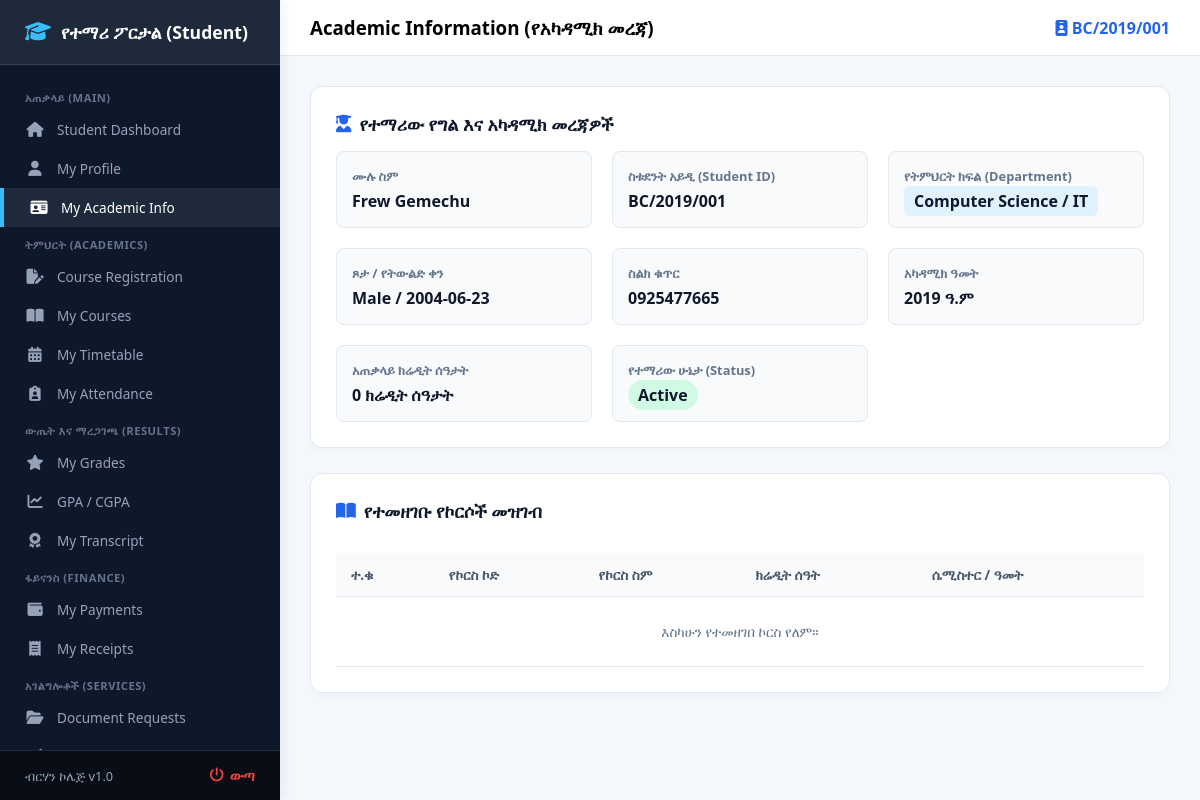
The app's page /student/academic_info.php with its own data.
### tables this page shows
CREATE TABLE `students` (
  `id` int(11) NOT NULL,
  `student_id` varchar(50) NOT NULL,
  `full_name` varchar(150) NOT NULL,
  `department` varchar(100) DEFAULT NULL,
  `year_level` varchar(50) DEFAULT NULL,
  `gpa` decimal(3,2) DEFAULT 0.00,
  `created_at` timestamp NOT NULL DEFAULT current_timestamp(),
  `reference_code` varchar(100) DEFAULT NULL,
  `gender` varchar(20) DEFAULT NULL,
  `phone` varchar(50) DEFAULT NULL,
  `academic_year` varchar(50) DEFAULT NULL,
  `status` varchar(30) DEFAULT 'Active',
  `dob` date DEFAULT NULL,
  `username` varchar(100) DEFAULT NULL,
  `password` varchar(255) DEFAULT NULL,
  `document_path` varchar(255) DEFAULT NULL,
  `date_of_birth` date DEFAULT NULL,
  `email` varchar(100) DEFAULT NULL
);

### student/academic_info.php (the view, shortened to what this page needs)
<?php
require_once '../config/config.php';
$student_id = $_SESSION['student_id'] ?? 'BC/2019/001';
$student_name = $_SESSION['student_name'] ?? 'ተማሪ';
$department = $_SESSION['student_department'] ?? 'General';
$gender = 'N/A';
$dob = 'N/A';
$phone = 'N/A';
$academic_year = '2019 ዓ.ም';
$status = 'Active';
try {
    $stmt = $pdo->prepare("SELECT * FROM students WHERE student_id = ?");
    $stmt->execute([$student_id]);
    $student_info = $stmt->fetch(PDO::FETCH_ASSOC);
    if ($student_info) {
        $student_name = $student_info['full_name'] ?? $student_name;
        $department = $student_info['department'] ?? $department;
        $gender = $student_info['gender'] ?? 'N/A';
        $dob = $student_info['dob'] ?? 'N/A';
        $phone = $student_info['phone'] ?? 'N/A';
        $academic_year = $student_info['academic_year'] ?? '2019 ዓ.ም';
        $status = $student_info['status'] ?? 'Active';
    }
} catch (PDOException $e) {}
$registered_courses = [];
$total_credits = 0;
try {
    $stmt_courses = $pdo->prepare("SELECT * FROM course_registrations WHERE student_id = ?");
    $stmt_courses->execute([$student_id]);
    $registered_courses = $stmt_courses->fetchAll(PDO::FETCH_ASSOC);
} catch (PDOException $e) {}
?>
<!DOCTYPE html>
<html lang="am">
<head>
    <link rel="stylesheet" href="https://cdnjs.cloudflare.com/ajax/libs/font-awesome/6.4.0/css/all.min.css">
</head>
<body>
    <?php include 'sidebar.php'; ?>
    <div class="main-container">
        <div class="topbar">
            <h3>Academic Information (የአካዳሚክ መረጃ)</h3>
            <span style="font-weight: 600; color: #2563eb;"><i class="fa-solid fa-id-badge"></i> <?php echo htmlspecialchars($student_id); ?></span>
        </div>
        <div class="content-body">
            <div class="card">
                <h3><i class="fa-solid fa-user-graduate" style="color: #2563eb;"></i> የተማሪው የግል እና አካዳሚክ መረጃዎች</h3>
                <div class="info-grid">
                    <div class="info-item">
                        <label>ሙሉ ስም</label>
                        <span><?php echo htmlspecialchars($student_name); ?></span>
                    </div>
                    <div class="info-item">
                        <label>ስቱደንት አይዲ (Student ID)</label>
                        <span><?php echo htmlspecialchars($student_id); ?></span>
                    </div>
                    <div class="info-item">
                        <label>የትምህርት ክፍል (Department)</label>
                        <span><span class="badge-dept"><?php echo htmlspecialchars($department); ?></span></span>
                    </div>
                    <div class="info-item">
                        <label>ጾታ / የትውልድ ቀን</label>
                        <span><?php echo htmlspecialchars($gender); ?> / <?php echo htmlspecialchars($dob); ?></span>
                    </div>
                    <div class="info-item">
                        <label>ስልክ ቁጥር</label>
                        <span><?php echo htmlspecialchars($phone); ?></span>
                    </div>
                    <div class="info-item">
                        <label>አካዳሚክ ዓመት</label>
                        <span><?php echo htmlspecialchars($academic_year); ?></span>
                    </div>
                    <div class="info-item">
                        <label>አጠቃላይ ክሬዲት ሰዓታት</label>
                        <span><?php echo $total_credits; ?> ክሬዲት ሰዓታት</span>
                    </div>
                    <div class="info-item">
                        <label>የተማሪው ሁኔታ (Status)</label>
                        <span><span class="badge-status"><?php echo htmlspecialchars($status); ?></span></span>
                    </div>
                </div>
            </div>
            <div class="card">
                <h3><i class="fa-solid fa-book-open" style="color: #2563eb;"></i> የተመዘገቡ የኮርሶች መዝገብ</h3>
                <div style="overflow-x: auto;">
                    <table>
                        <thead>
                            <tr>
                                <th>ተ.ቁ</th>
                                <th>የኮርስ ኮድ</th>
                                <th>የኮርስ ስም</th>
                                <th>ክሬዲት ሰዓት</th>
                                <th>ሴሚስተር / ዓመት</th>
                            </tr>
                        </thead>
                        <tbody>
                            <?php if(empty($registered_courses)): ?>
                                <tr><td colspan="5" style="text-align: center; color: #64748b; padding: 25px;">እስካሁን የተመዘገበ ኮርስ የለም።</td></tr>
                            <?php endif; ?>
                        </tbody>
                    </table>
                </div>
            </div>
        </div>
    </div>
</body>
</html>

### student/academic_info.php (style rules this page uses)
* { box-sizing: border-box; margin: 0; padding: 0; font-family: 'Segoe UI', Tahoma, Geneva, Verdana, sans-serif; }
body { background-color: #f4f7fc; display: flex; height: 100vh; overflow: hidden; }
.main-container { flex: 1; display: flex; flex-direction: column; margin-left: 280px; overflow: hidden; }
.topbar { background: #fff; padding: 15px 30px; display: flex; justify-content: space-between; align-items: center; border-bottom: 1px solid #e2e8f0; }
.content-body { padding: 30px; overflow-y: auto; flex: 1; }
.card { background: #fff; padding: 25px; border-radius: 12px; box-shadow: 0 4px 6px rgba(0,0,0,0.02); border: 1px solid #e2e8f0; margin-bottom: 25px; }
.card h3 { color: #0f172a; margin-bottom: 15px; font-size: 1.1rem; display: flex; align-items: center; gap: 8px; }
.info-grid { display: grid; grid-template-columns: repeat(auto-fit, minmax(250px, 1fr)); gap: 20px; margin-top: 15px; }
.info-item { background: #f8fafc; padding: 15px; border-radius: 8px; border: 1px solid #e2e8f0; }
.info-item label { display: block; font-size: 0.8rem; color: #64748b; font-weight: 600; margin-bottom: 5px; }
.info-item span { font-size: 1rem; color: #0f172a; font-weight: 700; }
table { width: 100%; border-collapse: collapse; margin-top: 15px; white-space: nowrap; }
th, td { padding: 12px 15px; text-align: left; border-bottom: 1px solid #e2e8f0; font-size: 0.85rem; }
th { background: #f8fafc; color: #475569; font-weight: 600; }
.badge-dept { background: #e0f2fe; color: #0369a1; padding: 4px 10px; border-radius: 6px; font-weight: 600; font-size: 0.8rem; }
.badge-status { background: #d1fae5; color: #065f46; padding: 4px 10px; border-radius: 20px; font-weight: 600; font-size: 0.75rem; }

### records on screen
students: gender "Male", dob "2004-06-23", phone "0925477665", academic_year "2019 ዓ.ም", status "Active"

### other values on screen
$student_id "BC/2019/001"
$student_name "Frew Gemechu"
$department "Computer Science / IT"
$total_credits "0"
